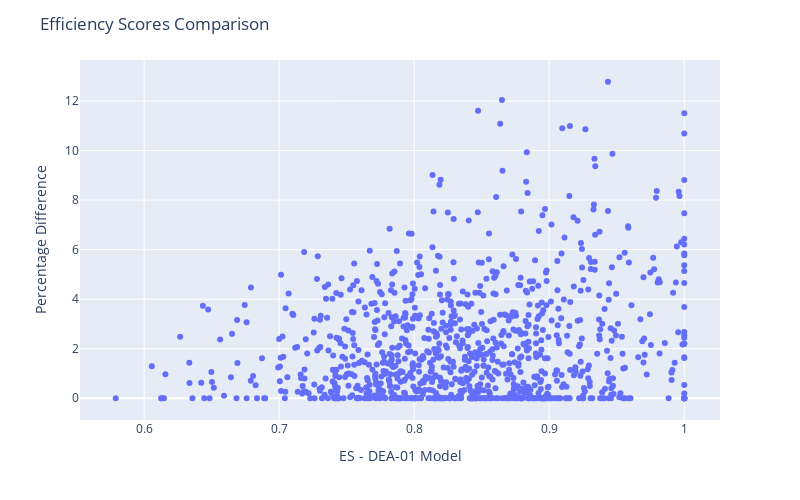

The cell this chart's notebook holds for it:
### Code cell
fig = px.scatter(df_res, x="Efficiency_Scores_Basic", y="Diff_Perc",
                 hover_data=["Efficiency_Scores_Basic", "Diff_Perc"] + [df_res.index])

fig.update_traces(line_color='lightgreen', line_width=3)

fig.update_layout(
    autosize=False,
    width=800,
    height=500,
    title_text=f"Efficiency Scores Comparison",
    xaxis_title="ES - DEA-01 Model",
    yaxis_title="Percentage Difference"
)

fig.show()

### Figure 1 — Plotly figure (JSON) as saved in the notebook; plotly's stock layout.template omitted (floating-point values rounded to 4 significant figures; data arrays with more than 128 entries replaced by an {"elided": "..."} marker saying what was removed)
{"data": [{"customdata": {"elided": "1000x1 str values"}, "hovertemplate": "Efficiency_Scores_Basic=%{x}<br>Diff_Perc=%{y}<br>index=%{customdata[0]}<extra></extra>", "legendgroup": "", "line": {"color": "lightgreen", "width": 3}, "marker": {"color": "#636efa", "symbol": "circle"}, "mode": "markers", "name": "", "orientation": "v", "showlegend": false, "type": "scatter", "x": {"elided": "1000 float values"}, "xaxis": "x", "y": {"elided": "1000 float values"}, "yaxis": "y"}], "layout": {"autosize": false, "height": 500, "legend": {"tracegroupgap": 0}, "margin": {"t": 60}, "title": {"text": "Efficiency Scores Comparison"}, "width": 800, "xaxis": {"anchor": "y", "autorange": true, "domain": [0, 1], "range": [0.5525, 1.026], "title": {"text": "ES - DEA-01 Model"}, "type": "linear"}, "yaxis": {"anchor": "x", "autorange": true, "domain": [0, 1], "range": [-0.8782, 13.66], "title": {"text": "Percentage Difference"}, "type": "linear"}}}
